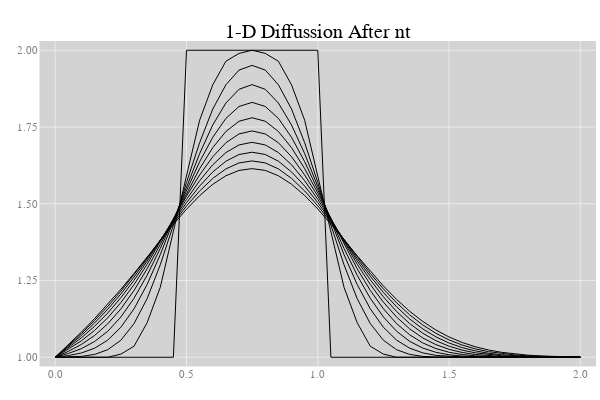

Here is the notebook cell this chart was saved with:
### Code cell
plot()
for nt = 0:5:50
    plot!(range(0,stop = 2, length = 41),one_diffusion(41,nt,0.01,0.1),
        title = "1-D Diffussion After nt",color=:black,legend=false)
end
plot!()

### Figure 1 — Plotly figure (JSON) as saved in the notebook; plotly's stock layout.template omitted (floating-point values rounded to 4 significant figures)
{"data": [{"colorbar": {"title": ""}, "hoverinfo": "text", "legendgroup": "y1", "line": {"color": "rgba(0, 0, 0, 1.000)", "dash": "solid", "shape": "linear", "width": 1}, "mode": "lines", "name": "y1", "showlegend": true, "text": [null, null, null, null, null, null, null, null, null, null, null, null, null, null, null, null, null, null, null, null, null, null, null, null, null, null, null, null, null, null, null, null, null, null, null, null, null, null, null, null, null], "type": "scatter", "x": [0, 0.05, 0.1, 0.15, 0.2, 0.25, 0.3, 0.35, 0.4, 0.45, 0.5, 0.55, 0.6, 0.65, 0.7, 0.75, 0.8, 0.85, 0.9, 0.95, 1, 1.05, 1.1, 1.15, 1.2, 1.25, 1.3, 1.35, 1.4, 1.45, 1.5, 1.55, 1.6, 1.65, 1.7, 1.75, 1.8, 1.85, 1.9, 1.95, 2], "xaxis": "x1", "y": [1, 1, 1, 1, 1, 1, 1, 1, 1, 1, 2, 2, 2, 2, 2, 2, 2, 2, 2, 2, 2, 1, 1, 1, 1, 1, 1, 1, 1, 1, 1, 1, 1, 1, 1, 1, 1, 1, 1, 1, 1], "yaxis": "y1", "zmax": 0.1, "zmin": -0.1}, {"colorbar": {"title": ""}, "hoverinfo": "text", "legendgroup": "y2", "line": {"color": "rgba(0, 0, 0, 1.000)", "dash": "solid", "shape": "linear", "width": 1}, "mode": "lines", "name": "y2", "showlegend": true, "text": [null, null, null, null, null, null, null, null, null, null, null, null, null, null, null, null, null, null, null, null, null, null, null, null, null, null, null, null, null, null, null, null, null, null, null, null, null, null, null, null, null], "type": "scatter", "x": [0, 0.05, 0.1, 0.15, 0.2, 0.25, 0.3, 0.35, 0.4, 0.45, 0.5, 0.55, 0.6, 0.65, 0.7, 0.75, 0.8, 0.85, 0.9, 0.95, 1, 1.05, 1.1, 1.15, 1.2, 1.25, 1.3, 1.35, 1.4, 1.45, 1.5, 1.55, 1.6, 1.65, 1.7, 1.75, 1.8, 1.85, 1.9, 1.95, 2], "xaxis": "x1", "y": [1, 1, 1, 1, 1, 1.01, 1.036, 1.113, 1.228, 1.41, 1.59, 1.772, 1.887, 1.964, 1.99, 2, 1.99, 1.964, 1.887, 1.772, 1.59, 1.41, 1.228, 1.113, 1.036, 1.01, 1, 1, 1, 1, 1, 1, 1, 1, 1, 1, 1, 1, 1, 1, 1], "yaxis": "y1", "zmax": 0.1, "zmin": -0.1}, {"colorbar": {"title": ""}, "hoverinfo": "text", "legendgroup": "y3", "line": {"color": "rgba(0, 0, 0, 1.000)", "dash": "solid", "shape": "linear", "width": 1}, "mode": "lines", "name": "y3", "showlegend": true, "text": [null, null, null, null, null, null, null, null, null, null, null, null, null, null, null, null, null, null, null, null, null, null, null, null, null, null, null, null, null, null, null, null, null, null, null, null, null, null, null, null, null], "type": "scatter", "x": [0, 0.05, 0.1, 0.15, 0.2, 0.25, 0.3, 0.35, 0.4, 0.45, 0.5, 0.55, 0.6, 0.65, 0.7, 0.75, 0.8, 0.85, 0.9, 0.95, 1, 1.05, 1.1, 1.15, 1.2, 1.25, 1.3, 1.35, 1.4, 1.45, 1.5, 1.55, 1.6, 1.65, 1.7, 1.75, 1.8, 1.85, 1.9, 1.95, 2], "xaxis": "x1", "y": [1, 1.001, 1.003, 1.009, 1.025, 1.055, 1.11, 1.191, 1.301, 1.431, 1.569, 1.699, 1.808, 1.888, 1.935, 1.951, 1.935, 1.888, 1.808, 1.699, 1.569, 1.431, 1.301, 1.191, 1.11, 1.055, 1.025, 1.009, 1.003, 1.001, 1.0, 1, 1, 1, 1, 1, 1, 1, 1, 1, 1], "yaxis": "y1", "zmax": 0.1, "zmin": -0.1}, {"colorbar": {"title": ""}, "hoverinfo": "text", "legendgroup": "y4", "line": {"color": "rgba(0, 0, 0, 1.000)", "dash": "solid", "shape": "linear", "width": 1}, "mode": "lines", "name": "y4", "showlegend": true, "text": [null, null, null, null, null, null, null, null, null, null, null, null, null, null, null, null, null, null, null, null, null, null, null, null, null, null, null, null, null, null, null, null, null, null, null, null, null, null, null, null, null], "type": "scatter", "x": [0, 0.05, 0.1, 0.15, 0.2, 0.25, 0.3, 0.35, 0.4, 0.45, 0.5, 0.55, 0.6, 0.65, 0.7, 0.75, 0.8, 0.85, 0.9, 0.95, 1, 1.05, 1.1, 1.15, 1.2, 1.25, 1.3, 1.35, 1.4, 1.45, 1.5, 1.55, 1.6, 1.65, 1.7, 1.75, 1.8, 1.85, 1.9, 1.95, 2], "xaxis": "x1", "y": [1, 1.005, 1.014, 1.029, 1.056, 1.098, 1.158, 1.237, 1.334, 1.443, 1.556, 1.664, 1.757, 1.828, 1.873, 1.888, 1.873, 1.828, 1.757, 1.664, 1.556, 1.443, 1.334, 1.237, 1.158, 1.098, 1.056, 1.03, 1.014, 1.006, 1.002, 1.001, 1.0, 1.0, 1.0, 1.0, 1, 1, 1, 1, 1], "yaxis": "y1", "zmax": 0.1, "zmin": -0.1}, {"colorbar": {"title": ""}, "hoverinfo": "text", "legendgroup": "y5", "line": {"color": "rgba(0, 0, 0, 1.000)", "dash": "solid", "shape": "linear", "width": 1}, "mode": "lines", "name": "y5", "showlegend": true, "text": [null, null, null, null, null, null, null, null, null, null, null, null, null, null, null, null, null, null, null, null, null, null, null, null, null, null, null, null, null, null, null, null, null, null, null, null, null, null, null, null, null], "type": "scatter", "x": [0, 0.05, 0.1, 0.15, 0.2, 0.25, 0.3, 0.35, 0.4, 0.45, 0.5, 0.55, 0.6, 0.65, 0.7, 0.75, 0.8, 0.85, 0.9, 0.95, 1, 1.05, 1.1, 1.15, 1.2, 1.25, 1.3, 1.35, 1.4, 1.45, 1.5, 1.55, 1.6, 1.65, 1.7, 1.75, 1.8, 1.85, 1.9, 1.95, 2], "xaxis": "x1", "y": [1, 1.012, 1.028, 1.051, 1.085, 1.131, 1.192, 1.267, 1.354, 1.449, 1.546, 1.637, 1.717, 1.778, 1.817, 1.83, 1.817, 1.778, 1.717, 1.637, 1.546, 1.449, 1.354, 1.267, 1.192, 1.131, 1.085, 1.052, 1.03, 1.016, 1.008, 1.004, 1.002, 1.001, 1.0, 1.0, 1.0, 1.0, 1.0, 1.0, 1], "yaxis": "y1", "zmax": 0.1, "zmin": -0.1}, {"colorbar": {"title": ""}, "hoverinfo": "text", "legendgroup": "y6", "line": {"color": "rgba(0, 0, 0, 1.000)", "dash": "solid", "shape": "linear", "width": 1}, "mode": "lines", "name": "y6", "showlegend": true, "text": [null, null, null, null, null, null, null, null, null, null, null, null, null, null, null, null, null, null, null, null, null, null, null, null, null, null, null, null, null, null, null, null, null, null, null, null, null, null, null, null, null], "type": "scatter", "x": [0, 0.05, 0.1, 0.15, 0.2, 0.25, 0.3, 0.35, 0.4, 0.45, 0.5, 0.55, 0.6, 0.65, 0.7, 0.75, 0.8, 0.85, 0.9, 0.95, 1, 1.05, 1.1, 1.15, 1.2, 1.25, 1.3, 1.35, 1.4, 1.45, 1.5, 1.55, 1.6, 1.65, 1.7, 1.75, 1.8, 1.85, 1.9, 1.95, 2], "xaxis": "x1", "y": [1, 1.019, 1.042, 1.071, 1.109, 1.157, 1.217, 1.288, 1.367, 1.451, 1.535, 1.614, 1.683, 1.735, 1.769, 1.78, 1.769, 1.735, 1.683, 1.614, 1.535, 1.451, 1.367, 1.288, 1.218, 1.158, 1.11, 1.073, 1.047, 1.028, 1.016, 1.009, 1.005, 1.002, 1.001, 1.0, 1.0, 1.0, 1.0, 1.0, 1], "yaxis": "y1", "zmax": 0.1, "zmin": -0.1}, {"colorbar": {"title": ""}, "hoverinfo": "text", "legendgroup": "y7", "line": {"color": "rgba(0, 0, 0, 1.000)", "dash": "solid", "shape": "linear", "width": 1}, "mode": "lines", "name": "y7", "showlegend": true, "text": [null, null, null, null, null, null, null, null, null, null, null, null, null, null, null, null, null, null, null, null, null, null, null, null, null, null, null, null, null, null, null, null, null, null, null, null, null, null, null, null, null], "type": "scatter", "x": [0, 0.05, 0.1, 0.15, 0.2, 0.25, 0.3, 0.35, 0.4, 0.45, 0.5, 0.55, 0.6, 0.65, 0.7, 0.75, 0.8, 0.85, 0.9, 0.95, 1, 1.05, 1.1, 1.15, 1.2, 1.25, 1.3, 1.35, 1.4, 1.45, 1.5, 1.55, 1.6, 1.65, 1.7, 1.75, 1.8, 1.85, 1.9, 1.95, 2], "xaxis": "x1", "y": [1, 1.026, 1.054, 1.088, 1.129, 1.178, 1.237, 1.303, 1.375, 1.451, 1.525, 1.594, 1.653, 1.699, 1.727, 1.737, 1.727, 1.699, 1.653, 1.594, 1.525, 1.451, 1.375, 1.303, 1.237, 1.179, 1.131, 1.092, 1.063, 1.041, 1.026, 1.016, 1.009, 1.005, 1.003, 1.001, 1.001, 1.0, 1.0, 1.0, 1], "yaxis": "y1", "zmax": 0.1, "zmin": -0.1}, {"colorbar": {"title": ""}, "hoverinfo": "text", "legendgroup": "y8", "line": {"color": "rgba(0, 0, 0, 1.000)", "dash": "solid", "shape": "linear", "width": 1}, "mode": "lines", "name": "y8", "showlegend": true, "text": [null, null, null, null, null, null, null, null, null, null, null, null, null, null, null, null, null, null, null, null, null, null, null, null, null, null, null, null, null, null, null, null, null, null, null, null, null, null, null, null, null], "type": "scatter", "x": [0, 0.05, 0.1, 0.15, 0.2, 0.25, 0.3, 0.35, 0.4, 0.45, 0.5, 0.55, 0.6, 0.65, 0.7, 0.75, 0.8, 0.85, 0.9, 0.95, 1, 1.05, 1.1, 1.15, 1.2, 1.25, 1.3, 1.35, 1.4, 1.45, 1.5, 1.55, 1.6, 1.65, 1.7, 1.75, 1.8, 1.85, 1.9, 1.95, 2], "xaxis": "x1", "y": [1, 1.031, 1.064, 1.101, 1.144, 1.194, 1.251, 1.313, 1.38, 1.448, 1.514, 1.575, 1.627, 1.667, 1.692, 1.7, 1.692, 1.667, 1.627, 1.575, 1.514, 1.448, 1.38, 1.314, 1.252, 1.197, 1.149, 1.11, 1.078, 1.054, 1.036, 1.023, 1.014, 1.009, 1.005, 1.003, 1.001, 1.001, 1.0, 1.0, 1], "yaxis": "y1", "zmax": 0.1, "zmin": -0.1}, {"colorbar": {"title": ""}, "hoverinfo": "text", "legendgroup": "y9", "line": {"color": "rgba(0, 0, 0, 1.000)", "dash": "solid", "shape": "linear", "width": 1}, "mode": "lines", "name": "y9", "showlegend": true, "text": [null, null, null, null, null, null, null, null, null, null, null, null, null, null, null, null, null, null, null, null, null, null, null, null, null, null, null, null, null, null, null, null, null, null, null, null, null, null, null, null, null], "type": "scatter", "x": [0, 0.05, 0.1, 0.15, 0.2, 0.25, 0.3, 0.35, 0.4, 0.45, 0.5, 0.55, 0.6, 0.65, 0.7, 0.75, 0.8, 0.85, 0.9, 0.95, 1, 1.05, 1.1, 1.15, 1.2, 1.25, 1.3, 1.35, 1.4, 1.45, 1.5, 1.55, 1.6, 1.65, 1.7, 1.75, 1.8, 1.85, 1.9, 1.95, 2], "xaxis": "x1", "y": [1, 1.035, 1.072, 1.112, 1.156, 1.206, 1.261, 1.32, 1.382, 1.444, 1.503, 1.558, 1.604, 1.639, 1.66, 1.668, 1.66, 1.639, 1.604, 1.558, 1.504, 1.444, 1.383, 1.322, 1.264, 1.211, 1.164, 1.125, 1.092, 1.066, 1.046, 1.031, 1.021, 1.013, 1.008, 1.005, 1.003, 1.002, 1.001, 1.0, 1], "yaxis": "y1", "zmax": 0.1, "zmin": -0.1}, {"colorbar": {"title": ""}, "hoverinfo": "text", "legendgroup": "y10", "line": {"color": "rgba(0, 0, 0, 1.000)", "dash": "solid", "shape": "linear", "width": 1}, "mode": "lines", "name": "y10", "showlegend": true, "text": [null, null, null, null, null, null, null, null, null, null, null, null, null, null, null, null, null, null, null, null, null, null, null, null, null, null, null, null, null, null, null, null, null, null, null, null, null, null, null, null, null], "type": "scatter", "x": [0, 0.05, 0.1, 0.15, 0.2, 0.25, 0.3, 0.35, 0.4, 0.45, 0.5, 0.55, 0.6, 0.65, 0.7, 0.75, 0.8, 0.85, 0.9, 0.95, 1, 1.05, 1.1, 1.15, 1.2, 1.25, 1.3, 1.35, 1.4, 1.45, 1.5, 1.55, 1.6, 1.65, 1.7, 1.75, 1.8, 1.85, 1.9, 1.95, 2], "xaxis": "x1", "y": [1, 1.038, 1.078, 1.12, 1.166, 1.215, 1.268, 1.324, 1.382, 1.439, 1.493, 1.541, 1.582, 1.614, 1.633, 1.64, 1.633, 1.614, 1.583, 1.542, 1.493, 1.44, 1.383, 1.327, 1.273, 1.223, 1.177, 1.138, 1.105, 1.078, 1.056, 1.04, 1.027, 1.018, 1.012, 1.008, 1.005, 1.003, 1.001, 1.001, 1], "yaxis": "y1", "zmax": 0.1, "zmin": -0.1}, {"colorbar": {"title": ""}, "hoverinfo": "text", "legendgroup": "y11", "line": {"color": "rgba(0, 0, 0, 1.000)", "dash": "solid", "shape": "linear", "width": 1}, "mode": "lines", "name": "y11", "showlegend": true, "text": [null, null, null, null, null, null, null, null, null, null, null, null, null, null, null, null, null, null, null, null, null, null, null, null, null, null, null, null, null, null, null, null, null, null, null, null, null, null, null, null, null], "type": "scatter", "x": [0, 0.05, 0.1, 0.15, 0.2, 0.25, 0.3, 0.35, 0.4, 0.45, 0.5, 0.55, 0.6, 0.65, 0.7, 0.75, 0.8, 0.85, 0.9, 0.95, 1, 1.05, 1.1, 1.15, 1.2, 1.25, 1.3, 1.35, 1.4, 1.45, 1.5, 1.55, 1.6, 1.65, 1.7, 1.75, 1.8, 1.85, 1.9, 1.95, 2], "xaxis": "x1", "y": [1, 1.041, 1.082, 1.126, 1.172, 1.221, 1.273, 1.326, 1.38, 1.433, 1.482, 1.526, 1.563, 1.591, 1.608, 1.614, 1.609, 1.591, 1.564, 1.527, 1.483, 1.434, 1.383, 1.331, 1.28, 1.232, 1.188, 1.15, 1.117, 1.089, 1.066, 1.048, 1.034, 1.024, 1.016, 1.011, 1.007, 1.004, 1.002, 1.001, 1], "yaxis": "y1", "zmax": 0.1, "zmin": -0.1}], "layout": {"annotations": [{"font": {"color": "rgba(0, 0, 0, 1.000)", "family": "sans-serif", "size": 20}, "rotation": 0, "showarrow": false, "text": "1-D Diffussion After nt", "x": 0.5296, "xanchor": "center", "xref": "paper", "y": 1, "yanchor": "top", "yref": "paper"}], "height": 400, "margin": {"b": 20, "l": 0, "r": 0, "t": 20}, "paper_bgcolor": "rgba(255, 255, 255, 1.000)", "plot_bgcolor": "rgba(211, 211, 211, 1.000)", "showlegend": false, "width": 600, "xaxis": {"anchor": "y1", "domain": [0.06582, 0.9934], "gridcolor": "rgba(255, 255, 255, 1.000)", "gridwidth": 0.5, "linecolor": "rgba(0, 0, 0, 1.000)", "mirror": false, "range": [-0.06, 2.06], "showgrid": true, "showline": false, "showticklabels": true, "tickangle": 0, "tickcolor": "rgba(0, 0, 0, 0.000)", "tickfont": {"color": "rgba(128, 128, 128, 1.000)", "family": "sans-serif", "size": 11}, "tickmode": "array", "ticks": "inside", "ticktext": ["0.0", "0.5", "1.0", "1.5", "2.0"], "tickvals": [0, 0.5, 1, 1.5, 2], "title": "", "titlefont": {"color": "rgba(0, 0, 0, 1.000)", "family": "sans-serif", "size": 15}, "type": "-", "visible": true, "zeroline": false, "zerolinecolor": "rgba(0, 0, 0, 1.000)"}, "yaxis": {"anchor": "x1", "domain": [0.03762, 0.9415], "gridcolor": "rgba(255, 255, 255, 1.000)", "gridwidth": 0.5, "linecolor": "rgba(0, 0, 0, 1.000)", "mirror": false, "range": [0.97, 2.03], "showgrid": true, "showline": false, "showticklabels": true, "tickangle": 0, "tickcolor": "rgba(0, 0, 0, 0.000)", "tickfont": {"color": "rgba(128, 128, 128, 1.000)", "family": "sans-serif", "size": 11}, "tickmode": "array", "ticks": "inside", "ticktext": ["1.00", "1.25", "1.50", "1.75", "2.00"], "tickvals": [1, 1.25, 1.5, 1.75, 2], "title": "", "titlefont": {"color": "rgba(0, 0, 0, 1.000)", "family": "sans-serif", "size": 15}, "type": "-", "visible": true, "zeroline": false, "zerolinecolor": "rgba(0, 0, 0, 1.000)"}}}
